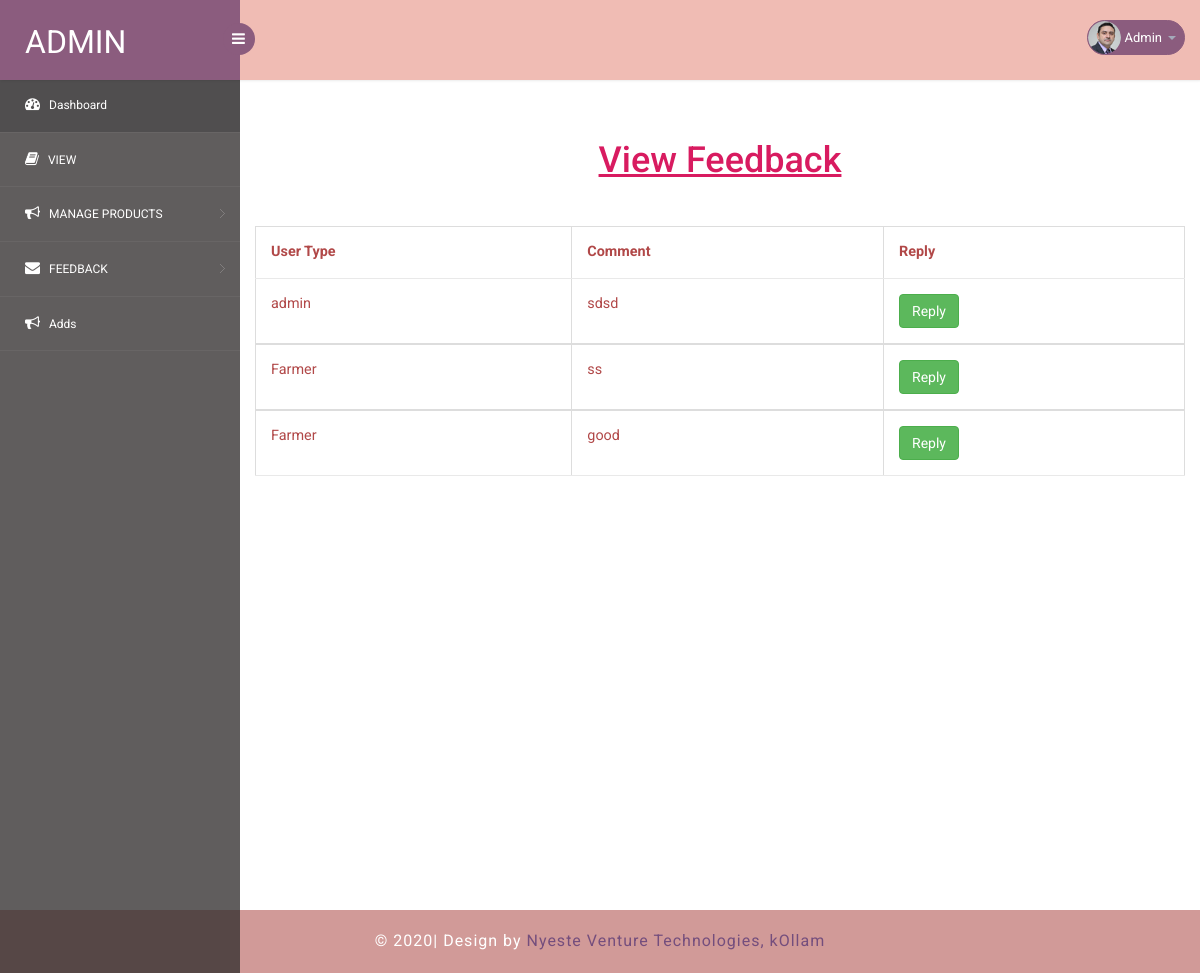
Page /admin/view_fb.php on the committed database.
### tables this page shows
CREATE TABLE IF NOT EXISTS `feedback` (
  `fb_id` int(11) NOT NULL AUTO_INCREMENT,
  `user_type` varchar(20) NOT NULL,
  `comment` varchar(100) NOT NULL,
  `uid` int(11) NOT NULL,
  PRIMARY KEY (`fb_id`)
);

### admin/view_fb.php (the view, shortened to what this page needs)
<?php
require_once './admin_nav.php';
require_once '../config/conn.php';
?>
<section id="main-content">
	<section class="wrapper">
            <div style="height: 800px;">
		<br><br>
                <h1 style="text-align: center;color: #D81B60;text-decoration: underline;">View Feedback</h1><br><br>
                <div>
                    <table class="table table-bordered" style="color: green">
    <thead>
      <tr>
        <th>User Type</th>
        <th>Comment</th>
        <th>Reply</th>
      </tr>
    </thead>
 <tbody>
      <?php
  $sql="SELECT * FROM `feedback`";
    $res=$con->query($sql);
  if($res->num_rows>0)
{
    while($row=$res->fetch_assoc())
    {?>
    <tr>
<td><?php echo $row['user_type'];?></td>
<td><?php echo $row['comment'];?></td>
<td><input type="button" value="Reply" class="btn btn-success" id="btnHome"
onClick="document.location.href='reply.php?sid=<?php echo $row['fb_id'];?>'" />  </td>
</tr>
    </tbody>
                     <?php
    }
}
?>
  </table>
              </div>
            </div>
</section>
</section>
            <div class="footer">
      <div class="wthree-copyright">
                            <p style="text-align: center">© 2020| Design by <a href="http://w3layouts.com">Nyeste Venture Technologies, kOllam</a></p>
      </div>
      </div>

### admin/admin_temp/css/style.css (style rules this page uses)
h4, h5, h6, h1, h2, h3 { margin: 0; }
p { margin: 0; }
html, body { font-family: 'Roboto', sans-serif; font-size: 100%; overflow-x: hidden; background: url(../images/bg.jpg) no-repeat 0px 0px; background-size:cover; }
body a { transition: 0.5s all ease; -webkit-transition: 0.5s all ease; -moz-transition: 0.5s all ease; -o-transition: 0.5s all ease; -ms-transition: 0.5s all ease; text-decoration:none; }
h1,h2,h3,h4,h5,h6 { margin:0; }
p { margin:0; }
#main-content { margin-left:240px; -webkit-transition:all .3s ease-in-out; -moz-transition:all .3s ease-in-out; -o-transition:all .3s ease-in-out; transition:all .3s ease-in-out; }
.footer { background: #d19a98; padding: 20px; }
.footer p { color: #fff; letter-spacing: 1px; }
.footer p a { color: #744e7d; }
.wrapper { display:inline-block; margin-top:80px; padding:15px; width:100%; }
.table>thead>tr>th { border-bottom: 1px solid #e1ab91 ! important; }
.table>tbody>tr>td, .table>tbody>tr>th, .table>tfoot>tr>td, .table>tfoot>tr>th, .table>thead>tr>td, .table>thead>tr>th { border-bottom: 1px solid #e9e9e9 ! important; }
.table > thead > tr > th, .table > tbody > tr > th, .table > tfoot > tr > th, .table > thead > tr > td, .table > tbody > tr > td, .table > tfoot > tr > td { border-top: none !important; }
.table td, .table>tbody>tr>td, .table>tbody>tr>th, .table>tfoot>tr>td, .table>tfoot>tr>th, .table>thead>tr>td, .table>thead>tr>th { padding: 15px!important; }
.table > thead > tr > th, .table > tbody > tr > th, .table > tfoot > tr > th, .table > thead > tr > td, .table > tbody > tr > td, .table > tfoot > tr > td { font-size: 0.9em; color:#b14848;; border-top: none !important; }

### rows in the picture
feedback: user_type "admin", comment "sdsd"
feedback: user_type "Farmer", comment "ss"
feedback: user_type "Farmer", comment "good"
